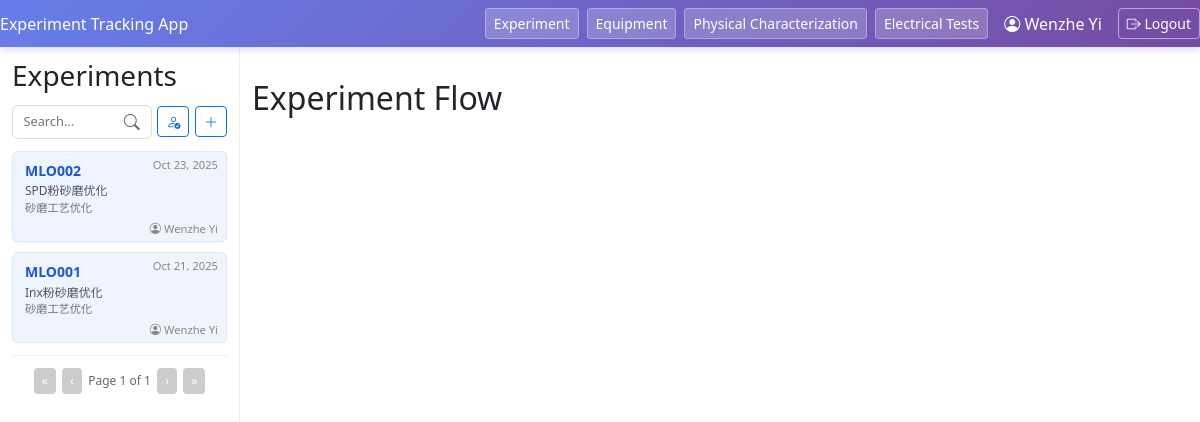
The page / (signed in) on the database as committed earlier.
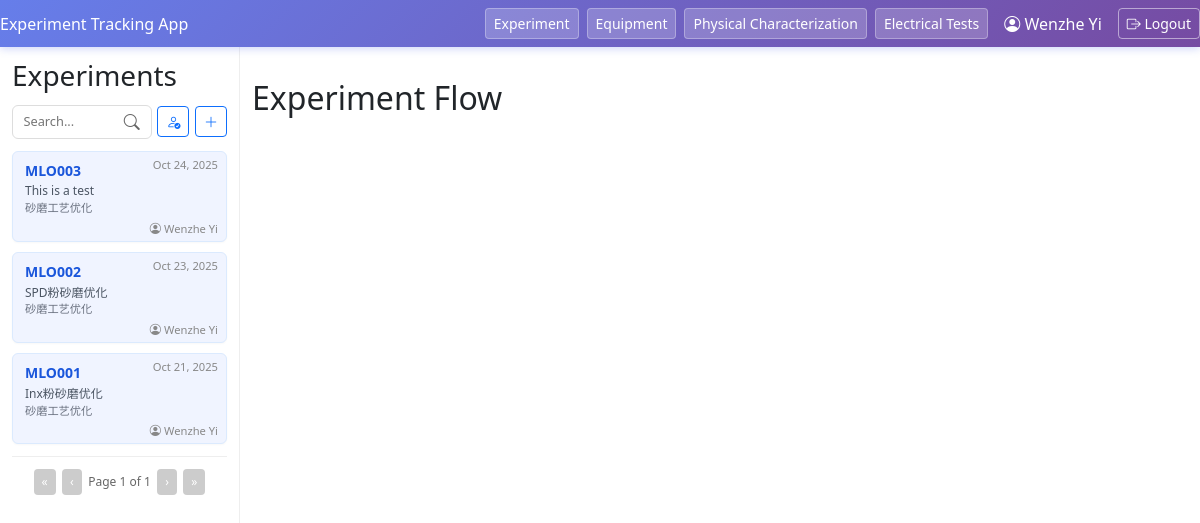
The same page on the database as committed later.
### experiment_flow/models.py (models this page shows, shortened)
class Exp(models.Model):
    exp_name = models.CharField(max_length = 30)
    exp_description = models.TextField(blank = True, null = True)
    created_on = models.DateTimeField(auto_now_add=True)
    project = models.ForeignKey(Project, on_delete = models.CASCADE, related_name = 'experiment', null = True)
    owner = models.ForeignKey(User, on_delete=models.CASCADE, related_name='experiments')

class Project(models.Model):
    project_name = models.CharField(max_length = 50)
    project_code = models.CharField(max_length = 3, null = True, blank = True)
    group = models.ForeignKey(ResearchGroup, on_delete = models.CASCADE, related_name = 'project', null = True)
    created_on = models.DateTimeField(auto_now_add=True)

### experiment_flow/views.py (the view)
# urls.py: path('', views.index, name = 'index'),
@login_required
def index(request):
    search_query = request.GET.get('search', '')
    my_experiments = request.GET.get('my_experiments', '')
    latest_exp = Exp.objects.order_by('-created_on')
    if my_experiments == '1':
        latest_exp = latest_exp.filter(owner=request.user)
    if search_query:
        latest_exp = latest_exp.filter(
            Q(exp_name__icontains=search_query) |
            Q(exp_description__icontains=search_query) |
            Q(project__project_name__icontains=search_query)
        )
    page_number = request.GET.get('page', 1)
    paginator = Paginator(latest_exp, 10)  # 10 experiments per page
    page_obj = paginator.get_page(page_number)
    return render(request, 'experiment_flow/index.html', {
        'experiments': page_obj,
        'page_obj': page_obj,
        'search_query': search_query
    })

### experiment_flow/templates/experiment_flow/index.html
{% extends "experiment_flow/base.html" %}
{% block content %}
    <h2>Experiment Flow</h2>
{% endblock %}

### experiment_flow/templates/experiment_flow/base.html (shortened to what the changed rows need)
<!DOCTYPE html>
<html lang="en">
<head>
    <link rel="stylesheet" href="https://cdn.jsdelivr.net/npm/bootstrap-icons@1.11.1/font/bootstrap-icons.css">
    <link href="https://cdn.jsdelivr.net/npm/bootstrap@5.3.0/dist/css/bootstrap.min.css" rel="stylesheet">
    <link href="https://cdn.jsdelivr.net/npm/select2@4.1.0-rc.0/dist/css/select2.min.css" rel="stylesheet" />
    <link href="https://cdn.jsdelivr.net/npm/select2-bootstrap-5-theme@1.3.0/dist/select2-bootstrap-5-theme.min.css" rel="stylesheet" />
</head>
<body>
    <div class="main-layout">
        <div class="sidebar">
            {% if experiments %}
            {% for exp in experiments %}
                <a href="{% url 'experiment_detail' exp.id %}?page={{ page_obj.number|default:1 }}"
                   class="experiment-card{% if experiment.id == exp.id %} active{% endif %}"
                   style="text-decoration:none; color:inherit; display:block;">
                    <span class="experiment-heading">{{ exp.exp_name }}</span>
                    <div class="experiment-date">
                        {{ exp.created_on|date:"M d, Y" }}
                    </div>
                    {% if exp.exp_description %}
                    <span class="experiment-description">{{ exp.exp_description }}</span>
                    {% endif %}
                    <span class="project-name">{{ exp.project.project_name }}</span>
                    <span class="experiment-owner">
                        <i class="bi bi-person-circle"></i>
                        {% if exp.owner.first_name and exp.owner.last_name %}
                            {{ exp.owner.first_name }} {{ exp.owner.last_name }}
                        {% else %}
                            {{ exp.owner.username }}
                        {% endif %}
                    </span>
                </a>
            {% empty %}
                <p>No experiments found.</p>
            {% endfor %}
            {% endif %}
        </div>
        <div class="container">
            {% block content %}{% endblock %}
        </div>
    </div>
</body>
</html>

Rows that differ between the two databases and show on the page:
added Exp: exp_name "MLO003", created_on "Oct 24, 2025", exp_description "This is a test", project.project_name "砂磨工艺优化", owner.first_name "Wenzhe", owner.last_name "Yi"
